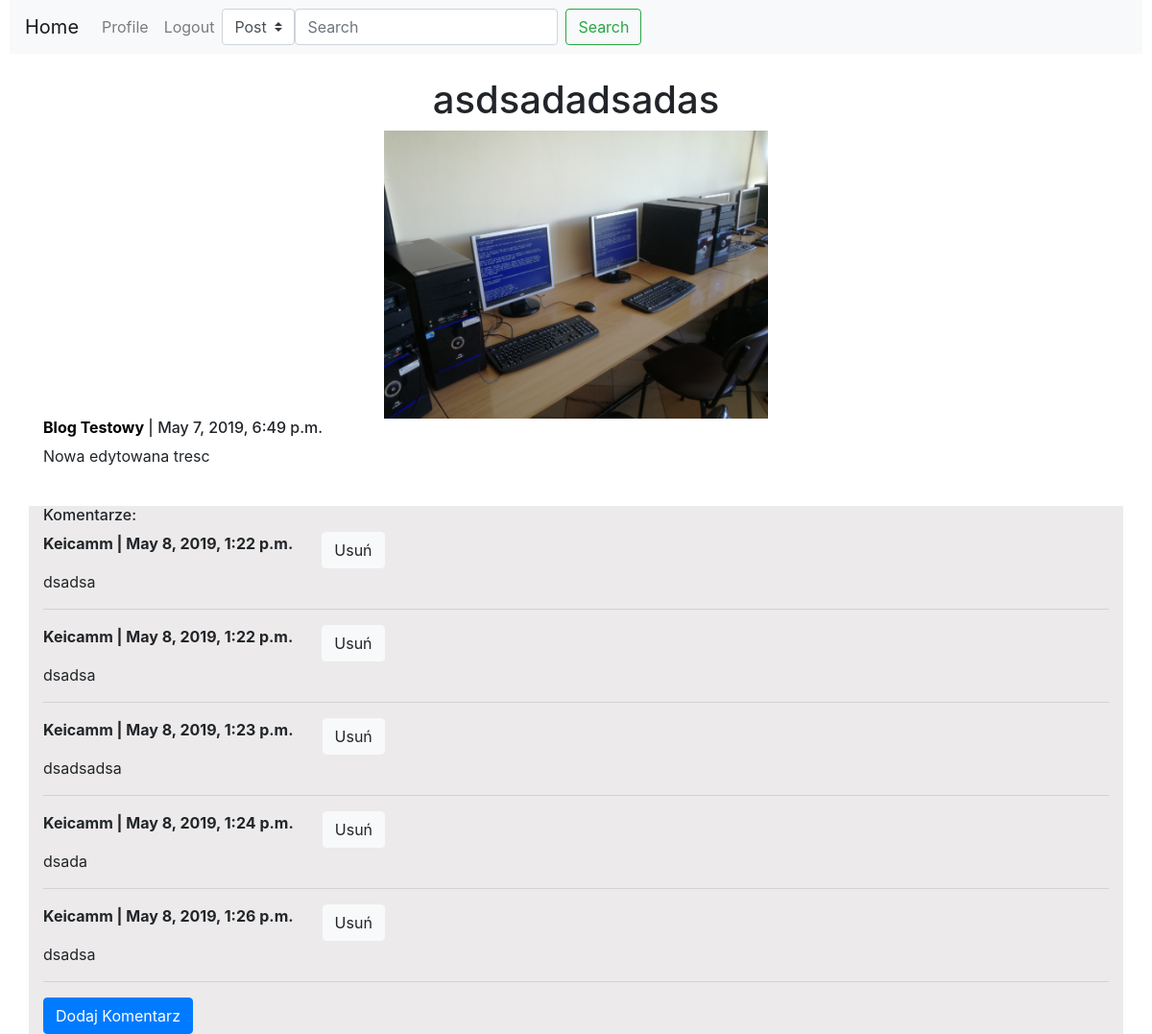
Page /post/22/ (signed in) on the earlier database version.
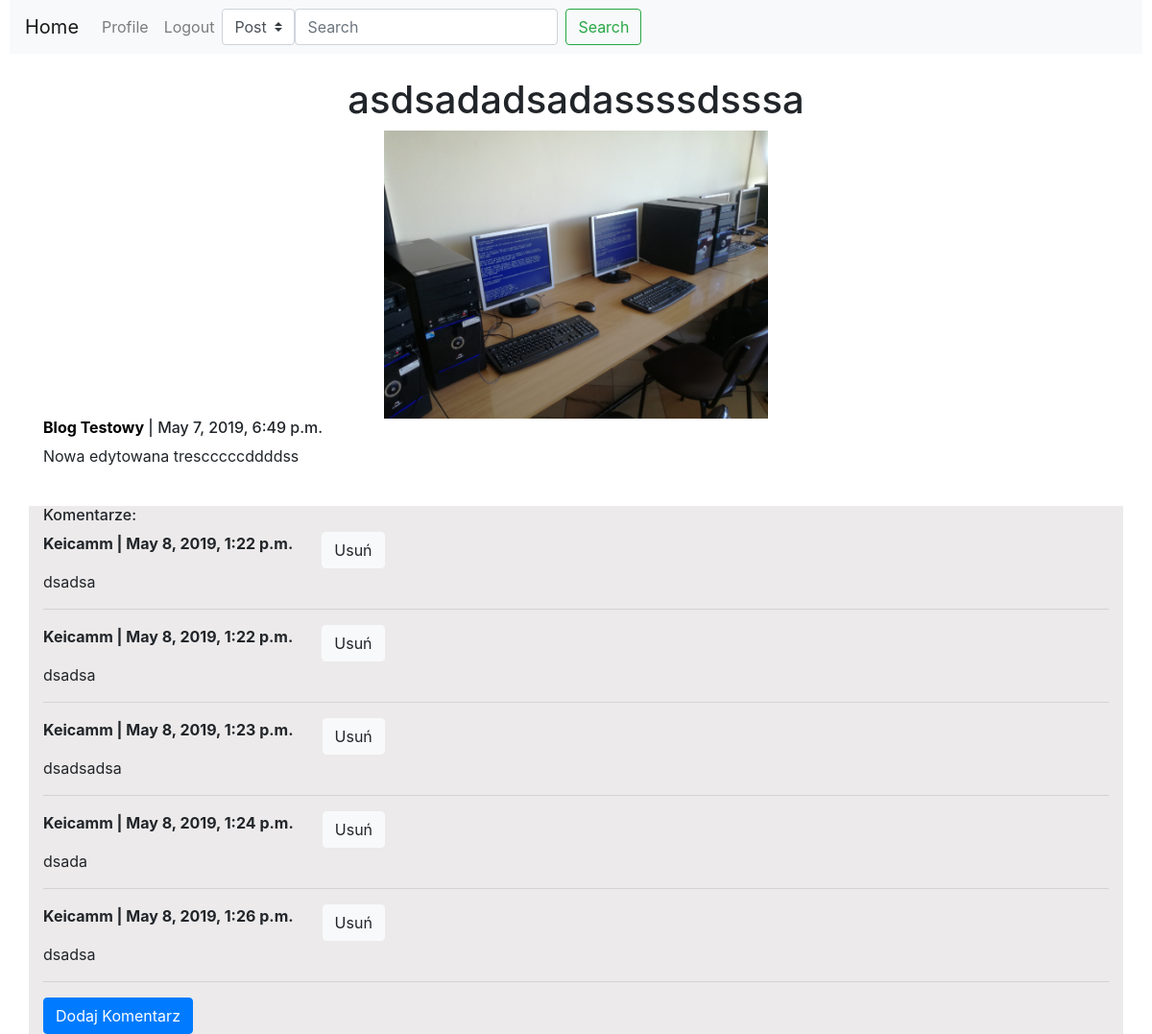
Same page on the later database version.
### Blog/models.py (models this page shows)
class Post(models.Model):
    IDPost=models.AutoField(primary_key=True)
    Tytul=models.CharField(max_length=128)
    Tresc=models.TextField()
    Data=models.DateTimeField(default=timezone.now)
    IDBlog=models.ForeignKey(Blog,on_delete=models.CASCADE)
    Haslo=models.CharField(max_length=8,blank=True)
    Obraz=models.ImageField(upload_to=path_and_renamePost,default='Obrazki/default_pic.jpg',blank=True)

class Blog(models.Model):
    IDBlog=models.AutoField(primary_key=True)
    Nazwa=models.CharField(max_length=128)
    IDAutor=models.ForeignKey(User,on_delete=models.CASCADE)

### Blog/views.py (the view)
# urls.py: path('post/<int:post_id>/', views.post, name='post'),
def post(request,post_id):
    czyPodanoWczesniej = 'nie'
    post = models.Post.objects.get(IDPost=post_id)
    komentarze = models.Komentarz.objects.filter(IDPost=post_id)
    if request.method == 'POST':
        if request.POST.get('IdKomenta'): # jezeli jest takie pole to znaczy ze moze byc usuwanie
            if post.IDBlog.IDAutor == request.user:# jezeli to sie nie zgadza to znaczy ze ktos chce nas oszukac
                try:
                    komentarzDoWywalenia= models.Komentarz.objects.get(IDKomentarz=request.POST.get('IdKomenta'))
                except:
                    messages.error(request,"Nie ma takiego komentarza do usunięcia!")
                    return render(request,'Blog/post.html',{'post':post,'komentarze': komentarze})
                messages.success(request,f"Usunięto komentarz {komentarzDoWywalenia.IDUzytkownik.username}")
                komentarzDoWywalenia.delete()
                komantarze=models.Komentarz.objects.filter(IDPost=post_id)# ponowne wczytanie listy komentarzy
                return render(request,'Blog/post.html',{'post':post,'komentarze': komentarze})
            else:
                messages.error(request,"Nie jesteś właścicielem posta!!!")
                return render(request,'Blog/post.html',{'post':post,'komentarze': komentarze})
        haslo = request.POST.get('PasswordCheck',False)
        if post.Haslo == haslo:
            request.session[str(post.IDPost)] = 'wprowadzone'
            return render(request,'Blog/post.html',{'post':post,'komentarze': komentarze})
        else:
            messages.error(request,'Podano błędne hasło')
            return redirect('home')
    else:
        if post.Haslo!='' and post.IDBlog.IDAutor != request.user:
            czyPodanoWczesniej = request.session.get(str(post.IDPost))
            if czyPodanoWczesniej == 'wprowadzone':
                return render(request,'Blog/post.html',{'post':post,'komentarze': komentarze})
            else:
                messages.error(request,'Post chroniony hasłem')
                return redirect('home')
        else:
            return render(request,'Blog/post.html',{'post':post,'komentarze': komentarze})

### Blog/templates/Blog/post.html (shortened to what this page needs)
{%extends "Blog/base.html"%}
{%block content%}
<div class="media">
  <div class="media-body container">
    <div class="text-center">
      <h1 class="mt-0">{{post.Tytul}}</h1>
      <img src="/Obrazki/{{post.Obraz}}" height="300px">
    </div>
    <a class="" href="/blog/{{post.IDBlog.IDBlog}}"><h6 class='mt-0'><strong>{{post.IDBlog.Nazwa}}</strong> </a> | {{post.Data}}</h6>
    <p style="float:left; white-space: pre-wrap">{{post.Tresc}}</p>
  </div>
</div>
<br>
<div class="container" style="background-color:rgb(236, 234, 234)" >
  <h6>Komentarze:</h6>
  {%if komentarze%}
  {%for komentarz in komentarze%}
  <div>
    <div class="row">
      <div class="col-auto">
        <p><strong>{{komentarz.IDUzytkownik.username}} | {{komentarz.Data}}</strong></p>
      </div>
      {% if user.is_authenticated and post.IDBlog.IDAutor == user %}
      <div class=" col-1">
          <button class="btn btn-light" type="button" data-toggle="modal" data-target="#usuwanie{{komentarz.IDKomentarz}}">Usuń</button>
      </div>
      {%endif%}
    </div>
      <p>{{komentarz.Tresc}} </p>
    <hr>
  </div>
  {%endfor%}
  {%endif%}
  {%if user.is_authenticated%}
  <button type="button" class="btn btn-primary" data-toggle="modal" data-target="#exampleModalCentered">
      Dodaj Komentarz
    </button>
</div>
  {%endif%}
{%endblock content%}

Differences in the rows shown:
changed Post "Blog Testowy": Tytul "asdsadadsadas" → "asdsadadsadassssdsssa"; Tresc "Nowa edytowana tresc" → "Nowa edytowana trescccccddddss"
